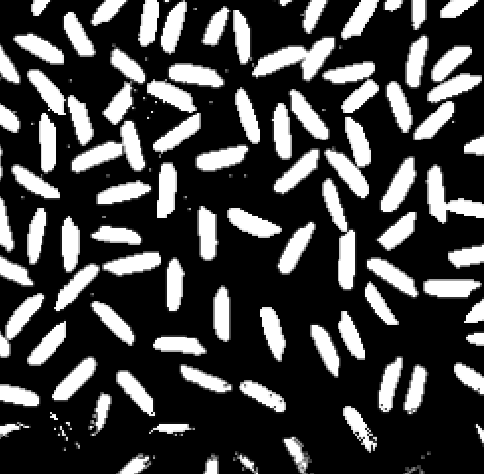
#> input picture images/objetos.png, 484 x 474 px
$ python countObject3.py   (older library calls are emulated)
#> lines starting #> are read from the running program, lines starting #| are printed output that depends on the picture; after the words box and inside, x2 and y2 are one past the last pixel; in counts of white or black regions, pixels touching at a corner belong together
from skimage.feature import peak_local_max
from skimage.morphology import watershed
from scipy import ndimage
import numpy as np
import cv2

# Carrega a imagem, converte de BGR para tons de cinza e
# por fim aplica um filtro Gaussiano para a redução do ruído
image = cv2.imread("images/objetos.png")
#> image is the input picture: shape (474, 484, 3); mean B, G, R 67.5, 67.5, 67.5
gray = cv2.cvtColor(image, cv2.COLOR_BGR2GRAY)
image = cv2.GaussianBlur(image, (11, 11), 0)
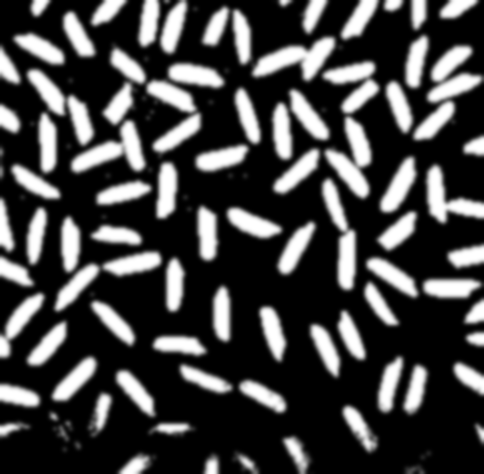
#> image: shape (474, 484, 3); mean B, G, R 67.5, 67.5, 67.5

# Executa a segmentação da imagem utilizando o método de Otsu
# ao qual possui a capacidade de escolher um valor de limiarização de forma automática
thresh = cv2.threshold(gray, 0, 255, cv2.THRESH_OTSU)[1]
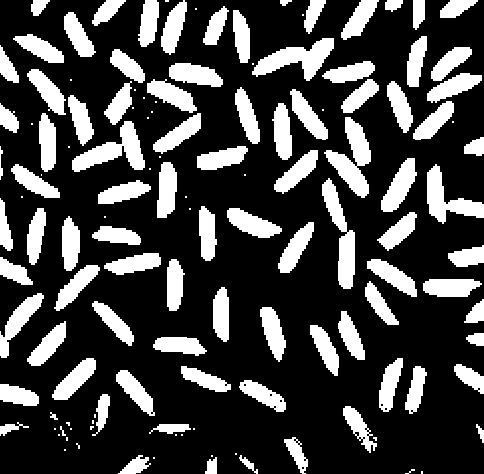
#> thresh: shape (474, 484); 26.4% white; 134 white regions (42 under 20 px), largest, box (x1, y1, x2, y2) and area: (324, 117, 371, 198) 1686, (252, 38, 334, 81) 1578, (72, 121, 145, 172) 1558

# Executa o operador morfológico de abertura (Erosão seguida de Dilatação),
# com isso os elementos de ruído que não foram pelo filtro serão removidos agora
thresh = cv2.morphologyEx(thresh, cv2.MORPH_OPEN, cv2.getStructuringElement(cv2.MORPH_ELLIPSE, (12, 12)))
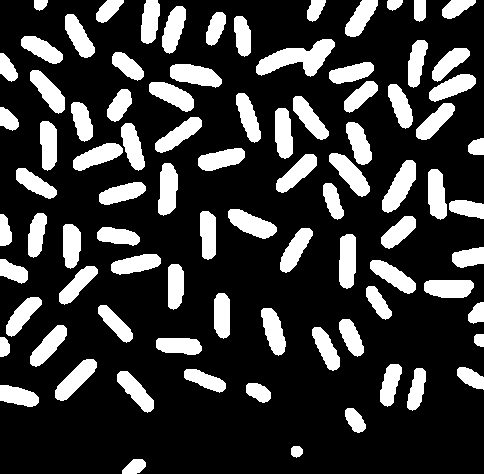
#> thresh: shape (474, 484); 22.6% white; 87 white regions, largest, box (x1, y1, x2, y2) and area: (256, 39, 335, 77) 1455, (382, 160, 416, 213) 936, (170, 64, 222, 88) 854


# Cria uma mapa de distância utilizando Distância Euclidiana,
# este cálculo consiste da distância dos pixels do elemento
# até o pixel mais próximo de valor zero, em seguida encontra-se os picos deste mapa
D = ndimage.distance_transform_edt(thresh)
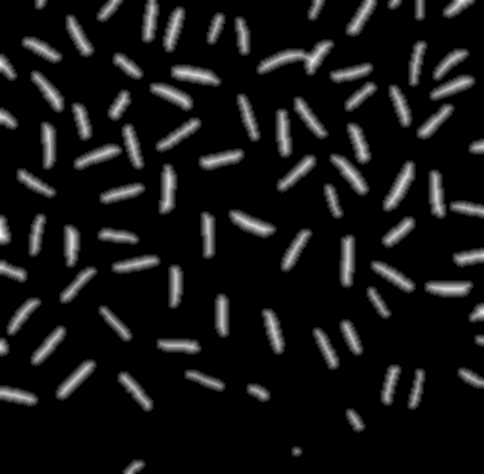
#> D: shape (474, 484) float64; min 0, max 11, mean 0.875; drawn with min black and max white
localMax = peak_local_max(D, indices=False, min_distance=10,
                          labels=thresh)
#> localMax: shape (474, 484) bool; 0.06% white in thin lines or dots

# Realiza uma análise dos componentes conectados dos picos locais (localMax),
# com isso tem-se o inicializador do algoritmo de Watershed
markers = ndimage.label(localMax, structure=np.ones((3, 3)))[0]
#> markers: shape (474, 484) int32; 133 distinct labels, from 0 to 132
labels = watershed(-D, markers, mask=thresh)
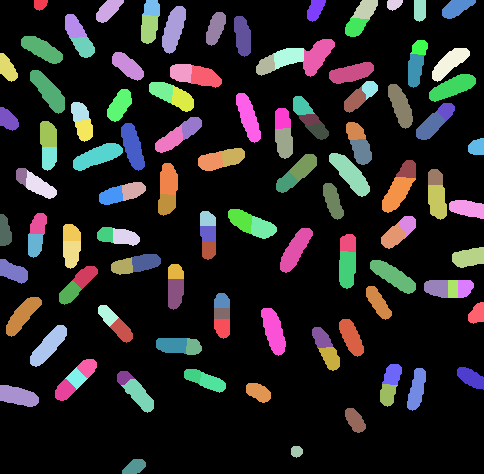
#> labels: shape (474, 484) int32; 133 distinct labels, from 0 to 132; one colour per label, 0 black
print("Total de Labels {}".format(len(np.unique(labels)) - 1))
#| Total de Labels 132

#
# Para cada label retornada pelo watershed
for label in np.unique(labels):

    if label == 0:
        continue

    # Cria uma máscara para marcar as labels
    mask = np.zeros(gray.shape, dtype="uint8")
    mask[labels == label] = 255

    # detecta os contornos
    cnts = cv2.findContours(mask.copy(), cv2.RETR_EXTERNAL, cv2.CHAIN_APPROX_SIMPLE)[-2]
    c = max(cnts, key=cv2.contourArea)

    # desenha um círculo no objeto
    ((x, y), r) = cv2.minEnclosingCircle(c)
    cv2.circle(image, (int(x), int(y)), int(r), (0, 255, 0), 2)
    cv2.putText(image, "{}".format(label), (int(x) - 10, int(y)),
                cv2.FONT_HERSHEY_SIMPLEX, 0.6, (0, 0, 255), 2)
#> this loop made 133 passes
#> (x, y, r) on passes 2 to 13: (40.5, 3.5, 7.38), (109.5, 9.5, 16.51), (364, 8.5, 15.53), (394.5, 3.5, 8.28), (419.5, 9.79, 11.23), (458.5, 7.5, 18.12), (317, 10, 12.81), (150.9, 8.45, 10.45), (215, 28, 17.46), (175.2, 29.42, 24.38), (149.2, 28.26, 15.09), (357, 26, 13.89)
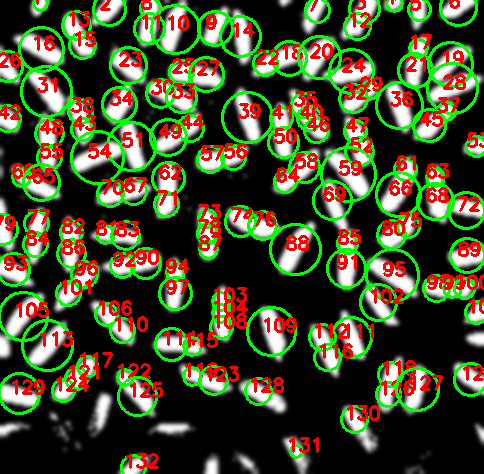
#> image: shape (474, 484, 3); mean B, G, R 43, 74.5, 69.9
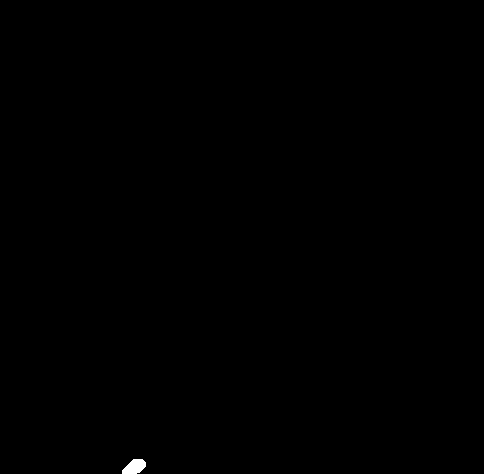
#> mask: shape (474, 484); 0.11% white; 1 white region, box (x1, y1, x2, y2) and area: (122, 459, 146, 474) 258

# apresenta a imagem com as marcações dos objetos
cv2.imshow("Output", image)
cv2.imwrite("result/resultado_countObject3.jpg",image)
cv2.waitKey(0)
